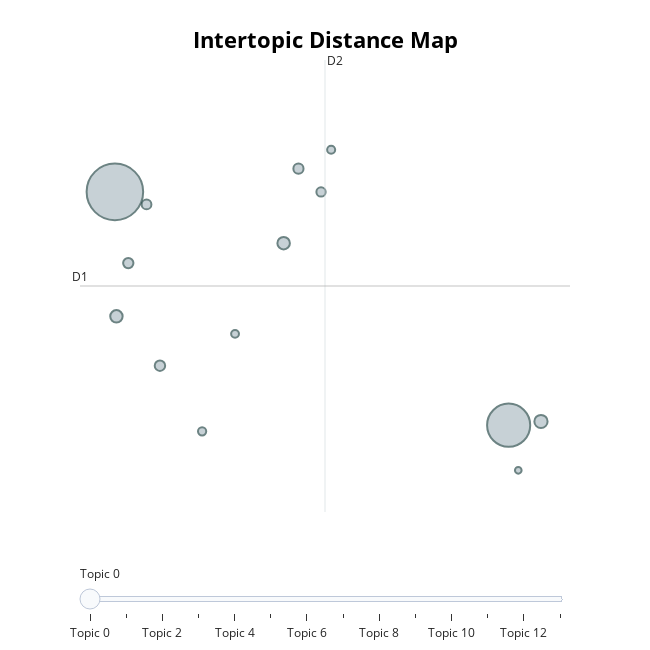

The cell this chart's notebook holds for it:
### Code cell
models[0].visualize_topics()

### Figure 1 — Plotly figure (JSON) as saved in the notebook; plotly's stock layout.template omitted (floating-point values rounded to 4 significant figures)
{"data": [{"customdata": [[0, "vacuna sarampión | vacunación | vacunas | vacuna actualizada | vacuna covid", 1081], [1, "vacuna astrazeneca | astrazeneca | vacuna covid | efectos adversos | vacunas covid", 628], [2, "pfizer pandemia | gates compró | millones dólares | acciones pfizer | bill gates", 59], [3, "pagar vacuna | vacunatorio vip | presidente | corrupción | gobierno", 53], [4, "judío si | descubrimiento judío | judío | filantrópica vacuna | judíos", 52], [5, "vacuna rusa | oncológicas vacuna | vacuna cáncer | anuncia vacuna | rusa cáncer", 37], [6, "adoptarla | canina | busca hogar | perros | desparasitada", 36], [7, "charlie_311201 co | charlie_311201 | 1bfeav3ydp co | 1bfeav3ydp 95mpq | 1bfeav3ydp", 35], [8, "costa rica | influenza costa | vacuna covid | actualizada covid | costarica mientras", 32], [9, "punzadas mierdaaaaaa | mierdaaaaaa closs | mierdaaaaaa | ollas nooooo | puta veo", 29], [10, "requieren vacuna | fiebre amarilla | piden vacuna | vacuna fiebre | vacuna", 23], [11, "ccssdecostarica msaludcr | ccssdecostarica rodrigochavesr | defensoriacr ccssdecostarica | msaludcr ccssdecostarica | ccssdecostarica", 22], [12, "carne vacuna | consumo carne | comer carne | carne | ganadero", 21], [13, "covid japón | salud japón | pfizer muertes | japón co | japón admite", 15]], "hovertemplate": "<b>Topic %{customdata[0]}</b><br>%{customdata[1]}<br>Size: %{customdata[2]}", "legendgroup": "", "marker": {"color": "#B0BEC5", "line": {"color": "DarkSlateGrey", "width": 2}, "size": [1081, 628, 59, 53, 52, 37, 36, 35, 32, 29, 23, 22, 21, 15], "sizemode": "area", "sizeref": 0.6756, "symbol": "circle"}, "mode": "markers", "name": "", "orientation": "v", "showlegend": false, "type": "scatter", "x": [-4.296, 2.977, 3.574, -1.179, -4.268, -3.464, -4.049, -0.9053, -3.711, -0.4885, -2.685, -0.3014, -2.077, 3.155], "xaxis": "x", "y": [4.265, 2.477, 2.505, 3.872, 3.311, 2.933, 3.719, 4.443, 4.169, 4.264, 2.429, 4.587, 3.176, 2.131], "yaxis": "y"}], "layout": {"annotations": [{"showarrow": false, "text": "D1", "x": -4.94, "y": 3.543, "yshift": 10}, {"showarrow": false, "text": "D2", "x": -0.415, "xshift": 10, "y": 5.276}], "height": 650, "hoverlabel": {"bgcolor": "white", "font": {"family": "Rockwell", "size": 16}}, "legend": {"itemsizing": "constant", "tracegroupgap": 0}, "margin": {"t": 60}, "shapes": [{"line": {"color": "#CFD8DC", "width": 2}, "type": "line", "x0": -0.415, "x1": -0.415, "y0": 1.811, "y1": 5.276}, {"line": {"color": "#9E9E9E", "width": 2}, "type": "line", "x0": -4.94, "x1": 4.111, "y0": 3.543, "y1": 3.543}], "sliders": [{"active": 0, "pad": {"t": 50}, "steps": [{"args": [{"marker.color": [["red", "#B0BEC5", "#B0BEC5", "#B0BEC5", "#B0BEC5", "#B0BEC5", "#B0BEC5", "#B0BEC5", "#B0BEC5", "#B0BEC5", "#B0BEC5", "#B0BEC5", "#B0BEC5", "#B0BEC5"]]}], "label": "Topic 0", "method": "update"}, {"args": [{"marker.color": [["#B0BEC5", "red", "#B0BEC5", "#B0BEC5", "#B0BEC5", "#B0BEC5", "#B0BEC5", "#B0BEC5", "#B0BEC5", "#B0BEC5", "#B0BEC5", "#B0BEC5", "#B0BEC5", "#B0BEC5"]]}], "label": "Topic 1", "method": "update"}, {"args": [{"marker.color": [["#B0BEC5", "#B0BEC5", "red", "#B0BEC5", "#B0BEC5", "#B0BEC5", "#B0BEC5", "#B0BEC5", "#B0BEC5", "#B0BEC5", "#B0BEC5", "#B0BEC5", "#B0BEC5", "#B0BEC5"]]}], "label": "Topic 2", "method": "update"}, {"args": [{"marker.color": [["#B0BEC5", "#B0BEC5", "#B0BEC5", "red", "#B0BEC5", "#B0BEC5", "#B0BEC5", "#B0BEC5", "#B0BEC5", "#B0BEC5", "#B0BEC5", "#B0BEC5", "#B0BEC5", "#B0BEC5"]]}], "label": "Topic 3", "method": "update"}, {"args": [{"marker.color": [["#B0BEC5", "#B0BEC5", "#B0BEC5", "#B0BEC5", "red", "#B0BEC5", "#B0BEC5", "#B0BEC5", "#B0BEC5", "#B0BEC5", "#B0BEC5", "#B0BEC5", "#B0BEC5", "#B0BEC5"]]}], "label": "Topic 4", "method": "update"}, {"args": [{"marker.color": [["#B0BEC5", "#B0BEC5", "#B0BEC5", "#B0BEC5", "#B0BEC5", "red", "#B0BEC5", "#B0BEC5", "#B0BEC5", "#B0BEC5", "#B0BEC5", "#B0BEC5", "#B0BEC5", "#B0BEC5"]]}], "label": "Topic 5", "method": "update"}, {"args": [{"marker.color": [["#B0BEC5", "#B0BEC5", "#B0BEC5", "#B0BEC5", "#B0BEC5", "#B0BEC5", "red", "#B0BEC5", "#B0BEC5", "#B0BEC5", "#B0BEC5", "#B0BEC5", "#B0BEC5", "#B0BEC5"]]}], "label": "Topic 6", "method": "update"}, {"args": [{"marker.color": [["#B0BEC5", "#B0BEC5", "#B0BEC5", "#B0BEC5", "#B0BEC5", "#B0BEC5", "#B0BEC5", "red", "#B0BEC5", "#B0BEC5", "#B0BEC5", "#B0BEC5", "#B0BEC5", "#B0BEC5"]]}], "label": "Topic 7", "method": "update"}, {"args": [{"marker.color": [["#B0BEC5", "#B0BEC5", "#B0BEC5", "#B0BEC5", "#B0BEC5", "#B0BEC5", "#B0BEC5", "#B0BEC5", "red", "#B0BEC5", "#B0BEC5", "#B0BEC5", "#B0BEC5", "#B0BEC5"]]}], "label": "Topic 8", "method": "update"}, {"args": [{"marker.color": [["#B0BEC5", "#B0BEC5", "#B0BEC5", "#B0BEC5", "#B0BEC5", "#B0BEC5", "#B0BEC5", "#B0BEC5", "#B0BEC5", "red", "#B0BEC5", "#B0BEC5", "#B0BEC5", "#B0BEC5"]]}], "label": "Topic 9", "method": "update"}, {"args": [{"marker.color": [["#B0BEC5", "#B0BEC5", "#B0BEC5", "#B0BEC5", "#B0BEC5", "#B0BEC5", "#B0BEC5", "#B0BEC5", "#B0BEC5", "#B0BEC5", "red", "#B0BEC5", "#B0BEC5", "#B0BEC5"]]}], "label": "Topic 10", "method": "update"}, {"args": [{"marker.color": [["#B0BEC5", "#B0BEC5", "#B0BEC5", "#B0BEC5", "#B0BEC5", "#B0BEC5", "#B0BEC5", "#B0BEC5", "#B0BEC5", "#B0BEC5", "#B0BEC5", "red", "#B0BEC5", "#B0BEC5"]]}], "label": "Topic 11", "method": "update"}, {"args": [{"marker.color": [["#B0BEC5", "#B0BEC5", "#B0BEC5", "#B0BEC5", "#B0BEC5", "#B0BEC5", "#B0BEC5", "#B0BEC5", "#B0BEC5", "#B0BEC5", "#B0BEC5", "#B0BEC5", "red", "#B0BEC5"]]}], "label": "Topic 12", "method": "update"}, {"args": [{"marker.color": [["#B0BEC5", "#B0BEC5", "#B0BEC5", "#B0BEC5", "#B0BEC5", "#B0BEC5", "#B0BEC5", "#B0BEC5", "#B0BEC5", "#B0BEC5", "#B0BEC5", "#B0BEC5", "#B0BEC5", "red"]]}], "label": "Topic 13", "method": "update"}]}], "title": {"font": {"color": "Black", "size": 22}, "text": "<b>Intertopic Distance Map</b>", "x": 0.5, "xanchor": "center", "y": 0.95, "yanchor": "top"}, "width": 650, "xaxis": {"anchor": "y", "domain": [0, 1], "range": [-4.94, 4.111], "title": {"text": ""}, "visible": false}, "yaxis": {"anchor": "x", "domain": [0, 1], "range": [1.811, 5.276], "title": {"text": ""}, "visible": false}}}
